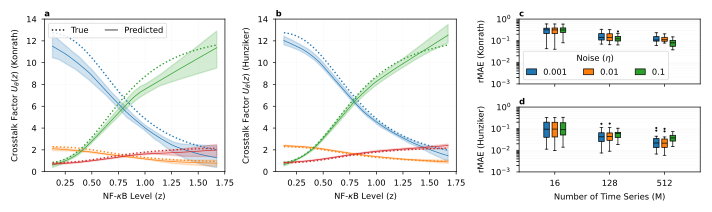

Python code for this plot:
import pandas as pd
import numpy as np
import matplotlib.pyplot as plt
import matplotlib.patches as mpatches
import matplotlib.lines as mlines
from pathlib import Path
from scipy.interpolate import interp1d

# ---------------------------------------------------------------------------
# Paths & config
# ---------------------------------------------------------------------------
project_root    = Path(__file__).resolve().parents[4]
code_root       = project_root / "code"
EXPERIMENT_ROOT = code_root / "experiments" / "multivariate" / "multivariate_study_2026-02-10_182131"

SEEDS               = range(10)
NOISE_CROSSTALK     = 0.1
N_SIGNALS_CROSSTALK = 128
VALID_N             = [16, 128, 512]
VALID_NOISE         = [0.001, 0.01, 0.1]

# ---------------------------------------------------------------------------
# Figure layout
# ---------------------------------------------------------------------------
plt.rcParams.update({"font.size": 6, "axes.labelsize": 6, "axes.titlesize": 6,
                     "xtick.labelsize": 6, "ytick.labelsize": 6,
                     "legend.fontsize": 6, "lines.linewidth": 0.1})

plt.rcParams.update({"font.size": 6, "axes.labelsize": 6, "axes.titlesize": 6,
                     "xtick.labelsize": 6, "ytick.labelsize": 6,
                     "legend.fontsize": 6, "lines.linewidth": 0.1,
                     "axes.linewidth": 0.5,
                     "xtick.major.width": 0.5, "ytick.major.width": 0.5,
                     "xtick.major.size": 2,   "ytick.major.size": 2})

grid_keywords = {"ls": "-", "alpha": 0.1, "lw": 0.1, 'c': 'k'}

fig = plt.figure(figsize=(7.00787, 2), constrained_layout=True)
sf_ct, sf_mae = fig.subfigures(1, 2, width_ratios=[2, 1], wspace=0.01)

# Left subfigure: crosstalk panels side-by-side (1 row × 2 cols), shared y-axis
gs_ct = sf_ct.add_gridspec(nrows=1, ncols=2, wspace=0.01)
ax_ct_konrath  = sf_ct.add_subplot(gs_ct[0, 0])
ax_ct_hunziker = sf_ct.add_subplot(gs_ct[0, 1], sharey=ax_ct_konrath)

# Right subfigure: rMAE boxplots stacked (2 rows × 1 col), shared x-axis
gs_mae = sf_mae.add_gridspec(nrows=2, ncols=1, hspace=0.005)
ax_mae_konrath  = sf_mae.add_subplot(gs_mae[0, 0])
ax_mae_hunziker = sf_mae.add_subplot(gs_mae[1, 0], sharex=ax_mae_konrath, sharey=ax_mae_konrath)
ax_mae_konrath.tick_params(labelbottom=False)

ct_colors  = ["C0", "C1", "C2", "C3"]
mae_colors = ["C0", "C1", "C2"]
width      = 0.1
gap        = 1.5
offsets    = [-width * gap, 0, width * gap]
indices    = np.arange(len(VALID_N))

# ---------------------------------------------------------------------------
# Crosstalk — Konrath  (unchanged from main figure)
# ---------------------------------------------------------------------------
experiments_ct_konrath = []
for item in EXPERIMENT_ROOT.iterdir():
    if not item.is_dir() or not item.name.startswith("konrath2020"):
        continue
    parts = item.name.split("_")
    try:
        if int(parts[-1][1:]) != N_SIGNALS_CROSSTALK or float(parts[-2]) != NOISE_CROSSTALK:
            continue
        experiments_ct_konrath.append({"path": item, "function": "_".join(parts[1:-2])})
    except Exception:
        continue
experiments_ct_konrath.sort(key=lambda x: x["function"])

for i, exp in enumerate(experiments_ct_konrath):
    collected = []
    for seed in SEEDS:
        f = exp["path"] / f"run_seed_{seed}" / "learned_vs_true_crosstalk_factor_values.csv"
        if f.exists():
            try:
                collected.append(pd.read_csv(f))
            except Exception:
                pass
    if not collected:
        continue
    all_x = pd.concat([d["nfkb_flat"] for d in collected])
    grid  = np.linspace(all_x.min(), all_x.max(), 100)
    true_y, pred_list = None, []
    for df in collected:
        df = df.sort_values("nfkb_flat")
        if true_y is None:
            true_y = interp1d(df["nfkb_flat"], df["true_synth_factor"],
                              kind="linear", fill_value="extrapolate")(grid)
        pred_list.append(interp1d(df["nfkb_flat"], df["pred_synth_factor"],
                                  kind="linear", fill_value="extrapolate")(grid))
    preds = np.array(pred_list)
    color = ct_colors[i % len(ct_colors)]
    label = exp["function"].replace("monoton_", "").replace("hill", "").replace("_", " ").strip().title()
    ax_ct_konrath.plot(grid, true_y,             color=color, ls=":", lw=1)
    ax_ct_konrath.plot(grid, preds.mean(axis=0), color=color, ls="-", lw=0.5, label=label)
    ax_ct_konrath.fill_between(grid, np.percentile(preds, 5, axis=0),
                               np.percentile(preds, 95, axis=0), color=color, alpha=0.2)

ax_ct_konrath.set_xlabel(r"NF-$\kappa$B Level (z)")
ax_ct_konrath.grid(True, **grid_keywords)
ax_ct_konrath.set_ylabel(r"Crosstalk Factor $U_\theta(z)$ (Konrath)", fontsize=6)
ax_ct_konrath.set_ylim(0, 14)

# ---------------------------------------------------------------------------
# Crosstalk — Hunziker  (unchanged from main figure)
# ---------------------------------------------------------------------------
experiments_ct_hunziker = []
for item in EXPERIMENT_ROOT.iterdir():
    if not item.is_dir() or not item.name.startswith("hunziker2010"):
        continue
    parts = item.name.split("_")
    try:
        if int(parts[-1][1:]) != N_SIGNALS_CROSSTALK or float(parts[-2]) != NOISE_CROSSTALK:
            continue
        experiments_ct_hunziker.append({"path": item, "function": "_".join(parts[1:-2])})
    except Exception:
        continue
experiments_ct_hunziker.sort(key=lambda x: x["function"])

for i, exp in enumerate(experiments_ct_hunziker):
    collected = []
    for seed in SEEDS:
        f = exp["path"] / f"run_seed_{seed}" / "learned_vs_true_crosstalk_factor_values.csv"
        if f.exists():
            try:
                collected.append(pd.read_csv(f))
            except Exception:
                pass
    if not collected:
        continue
    all_x = pd.concat([d["nfkb_flat"] for d in collected])
    grid  = np.linspace(all_x.min(), all_x.max(), 100)
    true_y, pred_list = None, []
    for df in collected:
        df = df.sort_values("nfkb_flat")
        if true_y is None:
            true_y = interp1d(df["nfkb_flat"], df["true_synth_factor"],
                              kind="linear", fill_value="extrapolate")(grid)
        pred_list.append(interp1d(df["nfkb_flat"], df["pred_synth_factor"],
                                  kind="linear", fill_value="extrapolate")(grid))
    preds = np.array(pred_list)
    color = ct_colors[i % len(ct_colors)]
    label = exp["function"].replace("monoton_", "").replace("hill", "").replace("_", " ").strip().title()
    ax_ct_hunziker.plot(grid, true_y,             color=color, ls=":", lw=1)
    ax_ct_hunziker.plot(grid, preds.mean(axis=0), color=color, ls="-", lw=0.5, label=label)
    ax_ct_hunziker.fill_between(grid, np.percentile(preds, 5, axis=0),
                                np.percentile(preds, 95, axis=0), color=color, alpha=0.2)

ax_ct_hunziker.set_xlabel(r"NF-$\kappa$B Level (z)")
ax_ct_hunziker.grid(True, **grid_keywords)
ax_ct_hunziker.set_ylabel(r"Crosstalk Factor $U_\theta(z)$ (Hunziker)", fontsize=6)
ax_ct_hunziker.set_ylim(0, 14)

# ---------------------------------------------------------------------------
# Relative MAE — Konrath
# Relative MAE per run = MAE / mean(|true_synth_factor|)
# ---------------------------------------------------------------------------
rows_konrath = []
for item in EXPERIMENT_ROOT.iterdir():
    if not item.is_dir() or not item.name.startswith("konrath2020"):
        continue
    parts = item.name.split("_")
    try:
        n_signals = int(parts[-1][1:])
        noise     = float(parts[-2])
    except Exception:
        continue
    for seed in SEEDS:
        f = item / f"run_seed_{seed}" / "learned_vs_true_crosstalk_factor_values.csv"
        if not f.exists():
            continue
        try:
            df        = pd.read_csv(f).sort_values("nfkb_flat")
            grid      = np.linspace(df["nfkb_flat"].min(), df["nfkb_flat"].max(), 500)
            true_vals = np.interp(grid, df["nfkb_flat"].values, df["true_synth_factor"].values)
            pred_vals = np.interp(grid, df["nfkb_flat"].values, df["pred_synth_factor"].values)
            mae       = np.mean(np.abs(true_vals - pred_vals))
            rel_mae   = mae / np.mean(np.abs(true_vals))
            rows_konrath.append({"n_signals": n_signals, "noise": noise, "rel_mae": rel_mae})
        except Exception:
            pass

df_mae_konrath = pd.DataFrame(rows_konrath)
df_mae_konrath = df_mae_konrath[df_mae_konrath["n_signals"].isin(VALID_N) & df_mae_konrath["noise"].isin(VALID_NOISE)]

for i, noise_val in enumerate(VALID_NOISE):
    groups = [df_mae_konrath[(df_mae_konrath["n_signals"] == n) & (df_mae_konrath["noise"] == noise_val)]["rel_mae"].values
              for n in VALID_N]
    ax_mae_konrath.boxplot(groups, positions=indices + offsets[i], widths=width,
                           patch_artist=True, showfliers=True,
                           boxprops=dict(facecolor=mae_colors[i], color="black", alpha=1, linewidth=0.5),
                           medianprops=dict(color="black", linewidth=0.5),
                           whiskerprops=dict(color="black", linewidth=0.5),
                           capprops=dict(color="black", linewidth=0.5),
                           flierprops=dict(marker='o', markerfacecolor='k', markersize=1,
                                          linestyle='none', markeredgecolor='k', markeredgewidth=0.5))

ax_mae_konrath.set_xticks(indices)
ax_mae_konrath.set_xticklabels(VALID_N)
ax_mae_konrath.set_yscale("log")
ax_mae_konrath.set_ylim(1e-3, 1e0)
ax_mae_konrath.set_ylabel("rMAE (Konrath)")
ax_mae_konrath.grid(True, axis="y", which="both", **grid_keywords)
legend_handles = [
    mpatches.Patch(facecolor=mae_colors[i], edgecolor="black", label=str(v), linewidth=0.5)
    for i, v in enumerate(VALID_NOISE)
]
leg = ax_mae_konrath.legend(
    handles=legend_handles,
    title=r"Noise ($\eta$)",
    loc="lower left",
    ncol=3,
    fontsize=6,
    title_fontsize=6,
    handlelength=1.2,
)
leg.get_frame().set_linewidth(0.5)

# ---------------------------------------------------------------------------
# Relative MAE — Hunziker
# ---------------------------------------------------------------------------
rows_hunziker = []
for item in EXPERIMENT_ROOT.iterdir():
    if not item.is_dir() or not item.name.startswith("hunziker2010"):
        continue
    parts = item.name.split("_")
    try:
        n_signals = int(parts[-1][1:])
        noise     = float(parts[-2])
    except Exception:
        continue
    for seed in SEEDS:
        f = item / f"run_seed_{seed}" / "learned_vs_true_crosstalk_factor_values.csv"
        if not f.exists():
            continue
        try:
            df        = pd.read_csv(f).sort_values("nfkb_flat")
            grid      = np.linspace(df["nfkb_flat"].min(), df["nfkb_flat"].max(), 500)
            true_vals = np.interp(grid, df["nfkb_flat"].values, df["true_synth_factor"].values)
            pred_vals = np.interp(grid, df["nfkb_flat"].values, df["pred_synth_factor"].values)
            mae       = np.mean(np.abs(true_vals - pred_vals))
            rel_mae   = mae / np.mean(np.abs(true_vals))
            rows_hunziker.append({"n_signals": n_signals, "noise": noise, "rel_mae": rel_mae})
        except Exception:
            pass

df_mae_hunziker = pd.DataFrame(rows_hunziker)
df_mae_hunziker = df_mae_hunziker[df_mae_hunziker["n_signals"].isin(VALID_N) & df_mae_hunziker["noise"].isin(VALID_NOISE)]

for i, noise_val in enumerate(VALID_NOISE):
    groups = [df_mae_hunziker[(df_mae_hunziker["n_signals"] == n) & (df_mae_hunziker["noise"] == noise_val)]["rel_mae"].values
              for n in VALID_N]
    ax_mae_hunziker.boxplot(groups, positions=indices + offsets[i], widths=width,
                            patch_artist=True, showfliers=True,
                            boxprops=dict(facecolor=mae_colors[i], color="black", alpha=1, linewidth=0.5),
                            medianprops=dict(color="black", linewidth=0.5),
                            whiskerprops=dict(color="black", linewidth=0.5),
                            capprops=dict(color="black", linewidth=0.5),
                            flierprops=dict(marker='o', markerfacecolor='k', markersize=1,
                                           linestyle='none', markeredgecolor='k', markeredgewidth=0.5))

ax_mae_hunziker.set_xticks(indices)
ax_mae_hunziker.set_xticklabels(VALID_N)
ax_mae_hunziker.set_yscale("log")
ax_mae_hunziker.set_ylim(1e-3, 1e0)
ax_mae_hunziker.set_ylabel("rMAE (Hunziker)")
ax_mae_hunziker.grid(True, axis="y", which="both", **grid_keywords)
ax_mae_hunziker.set_xlabel("Number of Time Series (M)", fontsize=6)

# ---------------------------------------------------------------------------
# Legend for panels a & b (line styles only, black)
# ---------------------------------------------------------------------------
style_handles = [
    mlines.Line2D([], [], color="k", ls=":", lw=1, label="True"),
    mlines.Line2D([], [], color="k", ls="-", lw=0.5, label="Predicted"),
]
leg = ax_ct_konrath.legend(handles=style_handles, loc="upper left", fontsize=6,
                           handlelength=1.5, frameon=True, ncols=2)
leg.get_frame().set_linewidth(0.5)

# ---------------------------------------------------------------------------
# Panel labels
# ---------------------------------------------------------------------------
ax_ct_konrath.set_title("a", loc="left", fontsize=6, fontweight="bold", pad=2)
ax_ct_hunziker.set_title("b", loc="left", fontsize=6, fontweight="bold", pad=2)
ax_mae_konrath.set_title("c", loc="left", fontsize=6, fontweight="bold", pad=2)
ax_mae_hunziker.set_title("d", loc="left", fontsize=6, fontweight="bold", pad=2)

# ---------------------------------------------------------------------------
# Save
# ---------------------------------------------------------------------------
output_dir  = code_root / "plots" / "paper_plots" / "supplement"
output_dir.mkdir(parents=True, exist_ok=True)
output_path = output_dir / "synth_data_big_figure_rmae.pdf"
fig.savefig(output_path, dpi=300, bbox_inches="tight")
print(f"Saved to {output_path}")
